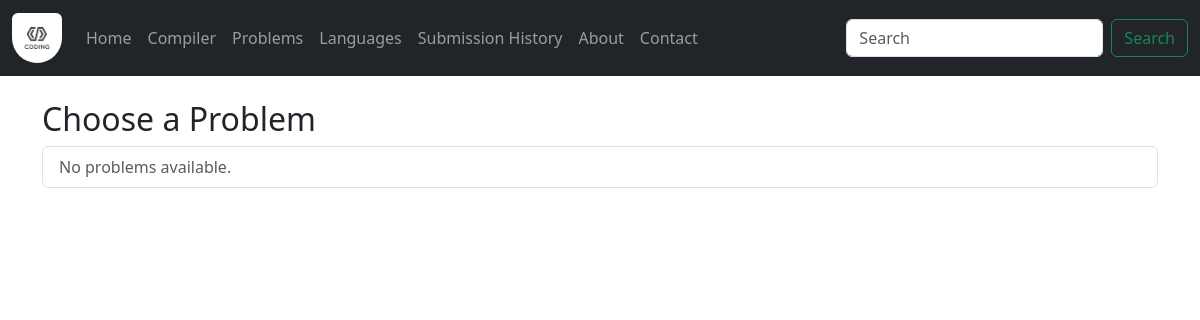
/problems/, run on an earlier commit of the app's database.
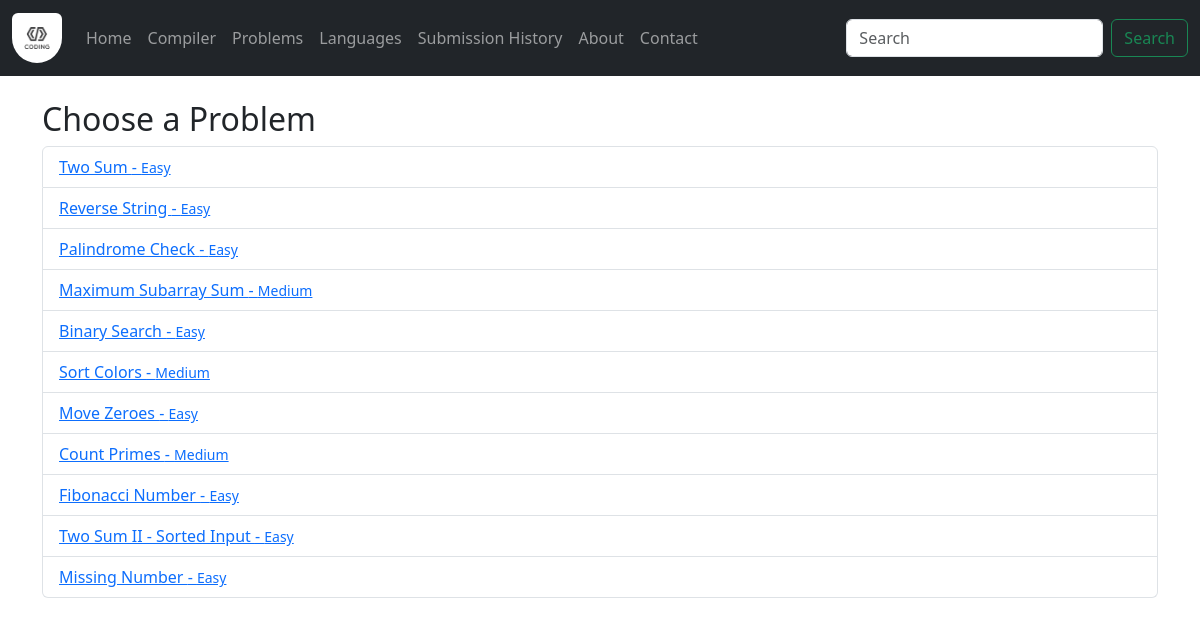
And on a later commit of the database.
### App/models.py (models this page shows, shortened)
class Problem(models.Model):
    DIFFICULTY_CHOICES = (
        ("Easy", "Easy"),
        ("Medium", "Medium"),
        ("Hard", "Hard"),
    )
    title = models.CharField(max_length=200, unique=True)
    slug = models.SlugField(unique=True)
    statement = models.TextField()
    constraints = models.TextField()
    input_format = models.TextField()
    output_format = models.TextField()
    difficulty = models.CharField(max_length=10, choices=DIFFICULTY_CHOICES)
    tags = models.CharField(max_length=255, blank=True)  # Comma-separated tags

### App/views.py (the view)
# urls.py: path("problems/", views.problem_list, name="problems_list"),
def problem_list(request):
    problems = Problem.objects.all()
    return render(request, "problems.html", {"problems": problems})

### templates/problems.html (shortened to what this page needs)
{% extends "base.html" %}
{% block body %}
<div class="container mt-4">
  <h2>Choose a Problem</h2>
  <ul class="list-group">
    {% for problem in problems %}
      <li class="list-group-item">
        <a href="{% url 'compile_with_problem' slug=problem.slug %}">
          {{ problem.title }} - <small>{{ problem.difficulty }}</small>
        </a>
      </li>
    {% empty %}
      <li class="list-group-item text-muted">No problems available.</li>
    {% endfor %}
  </ul>
</div>
{% endblock %}

### templates/base.html (shortened to what this page needs)
<!DOCTYPE html>
<html lang="en">
  <head>
    <link
      href="https://cdn.jsdelivr.net/npm/bootstrap@5.3.3/dist/css/bootstrap.min.css"
      rel="stylesheet"
    />
  </head>
  <body>
    {% load static %}
    <nav class="navbar navbar-expand-lg navbar-dark bg-dark">
      <div class="container-fluid">
        <a class="navbar-brand" href="/"
          ><img
            src="{% static 'images/logo2.png' %}"
            {%
            comment
            %}
            class="rounded-top"
            {%
            endcomment
            %}
            style="width: 50px; height: 50px; border-radius: 50%"
            alt="logo"
          />
        </a>
        <div class="collapse navbar-collapse" id="navbarSupportedContent">
          <ul class="navbar-nav me-auto mb-2 mb-lg-0">
            <li class="nav-item">
              <a class="nav-link" aria-current="page" href="/">Home</a>
            </li>
            <li class="nav-item">
              <a class="nav-link" href="{% url 'compile' %}">Compiler</a>
            </li>
            <li class="nav-item">
              <a class="nav-link" href="{% url 'problems_list' %}">Problems</a>
            </li>
            <li class="nav-item">
              <a class="nav-link" href="{% url 'languages' %}">Languages</a>
            </li>
            <li class="nav-item">
              <a class="nav-link" href="{% url 'history' %}"
                >Submission History</a
              >
            </li>
            <li class="nav-item">
              <a class="nav-link" href="{% url 'about' %}">About</a>
            </li>
            <li class="nav-item">
              <a class="nav-link" href="{% url 'contact' %}">Contact</a>
            </li>
          </ul>
          <form class="d-flex" role="search">
            <input
              class="form-control me-2"
              type="search"
              placeholder="Search"
              aria-label="Search"
            />
            <button class="btn btn-outline-success" type="submit">
              Search
            </button>
          </form>
        </div>
      </div>
    </nav>
     {% block body %}{% endblock body %}
  </body>
</html>

What changed in the data, as far as the page shows it:
added Problem: title "Two Sum", difficulty "Easy"
added Problem: title "Reverse String", difficulty "Easy"
added Problem: title "Palindrome Check", difficulty "Easy"
added Problem: title "Maximum Subarray Sum", difficulty "Medium"
added Problem: title "Binary Search", difficulty "Easy"
added Problem: title "Sort Colors", difficulty "Medium"
added Problem: title "Move Zeroes", difficulty "Easy"
added Problem: title "Count Primes", difficulty "Medium"
added Problem: title "Fibonacci Number", difficulty "Easy"
added Problem: title "Two Sum II - Sorted Input", difficulty "Easy"
added Problem: title "Missing Number", difficulty "Easy"
Also different on the page:
text no longer shown: "No problems available."
